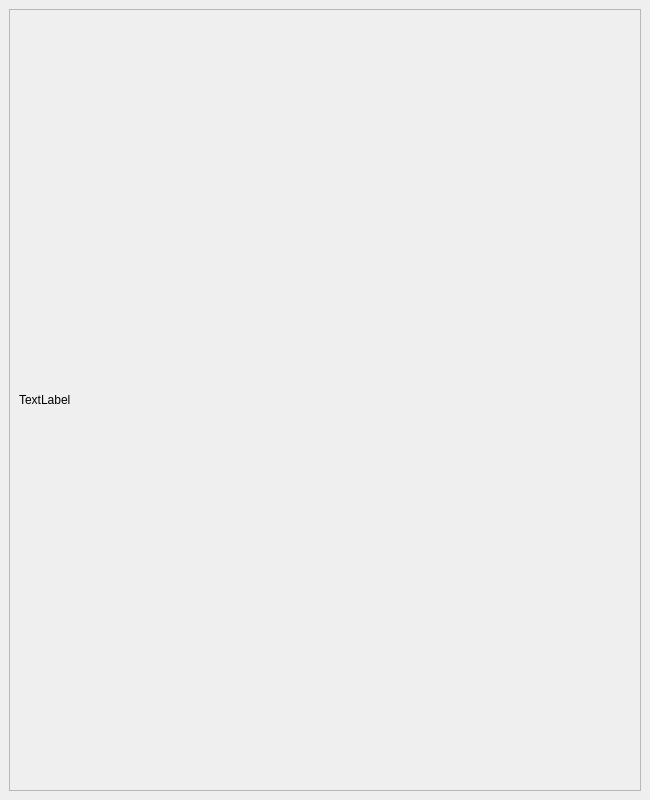
<?xml version="1.0" encoding="UTF-8"?>
<ui version="4.0">
 <class>MainWindow</class>
 <widget class="QMainWindow" name="MainWindow">
  <property name="geometry">
   <rect>
    <x>0</x>
    <y>0</y>
    <width>650</width>
    <height>800</height>
   </rect>
  </property>
  <property name="sizePolicy">
   <sizepolicy hsizetype="Fixed" vsizetype="Preferred">
    <horstretch>0</horstretch>
    <verstretch>0</verstretch>
   </sizepolicy>
  </property>
  <property name="maximumSize">
   <size>
    <width>650</width>
    <height>16777215</height>
   </size>
  </property>
  <property name="windowTitle">
   <string>关于PK4ADI计算器</string>
  </property>
  <widget class="QWidget" name="centralwidget">
   <layout class="QFormLayout" name="formLayout_2">
    <item row="0" column="0" colspan="2">
     <widget class="QScrollArea" name="scrollArea">
      <property name="sizePolicy">
       <sizepolicy hsizetype="Preferred" vsizetype="Expanding">
        <horstretch>0</horstretch>
        <verstretch>0</verstretch>
       </sizepolicy>
      </property>
      <property name="maximumSize">
       <size>
        <width>650</width>
        <height>16777215</height>
       </size>
      </property>
      <property name="widgetResizable">
       <bool>true</bool>
      </property>
      <widget class="QWidget" name="scrollAreaWidgetContents">
       <property name="geometry">
        <rect>
         <x>0</x>
         <y>0</y>
         <width>630</width>
         <height>780</height>
        </rect>
       </property>
       <layout class="QGridLayout" name="gridLayout">
        <item row="0" column="0">
         <widget class="QLabel" name="label">
          <property name="sizePolicy">
           <sizepolicy hsizetype="Expanding" vsizetype="Expanding">
            <horstretch>0</horstretch>
            <verstretch>0</verstretch>
           </sizepolicy>
          </property>
          <property name="text">
           <string>TextLabel</string>
          </property>
         </widget>
        </item>
       </layout>
      </widget>
     </widget>
    </item>
   </layout>
  </widget>
 </widget>
 <resources/>
 <connections/>
</ui>
